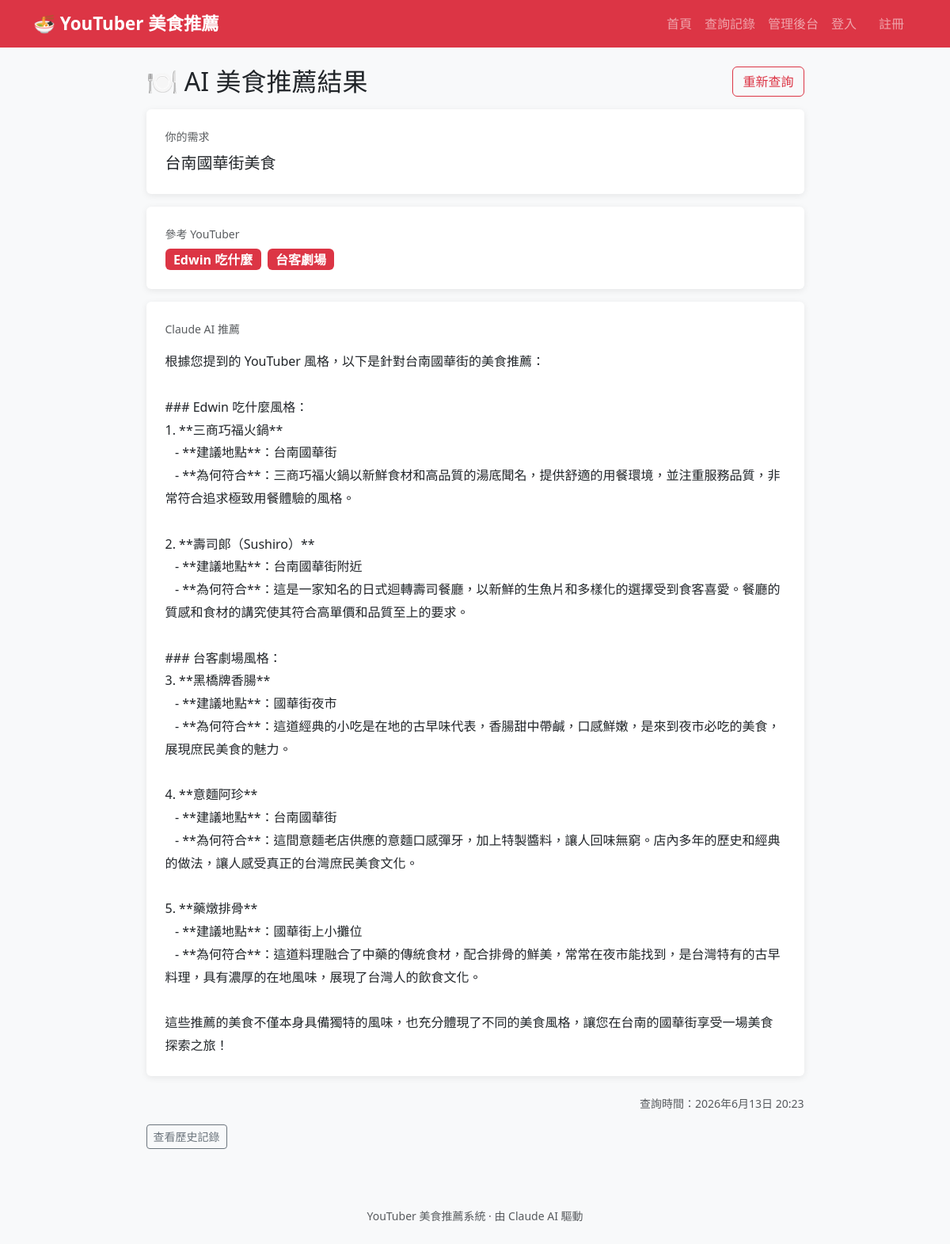
The app's page /result/1/ with its own data.
### recommender/models.py (models this page shows, shortened)
class FoodSuggestion(models.Model):
    user = models.ForeignKey(
        User, null=True, blank=True, on_delete=models.SET_NULL, related_name="suggestions"
    )
    session_key = models.CharField(max_length=40, blank=True)
    youtubers = models.ManyToManyField(YouTuber, related_name="suggestions")
    user_query = models.TextField()
    ai_response = models.TextField()
    created_at = models.DateTimeField(auto_now_add=True)
    class Meta:
        ordering = ["-created_at"]

class YouTuber(models.Model):
    name = models.CharField(max_length=100)
    channel_name = models.CharField(max_length=200)
    youtube_url = models.URLField(blank=True)
    description = models.TextField()
    style_keywords = models.CharField(max_length=300)
    class Meta:
        ordering = ["name"]

### recommender/views.py (the view)
# urls.py: path("result/<int:pk>/", views.ResultView.as_view(), name="result"),
class ResultView(TemplateView):
    template_name = "recommender/result.html"
    def get_context_data(self, **kwargs):
        ctx = super().get_context_data(**kwargs)
        ctx["suggestion"] = get_object_or_404(FoodSuggestion, pk=self.kwargs["pk"])
        return ctx

### recommender/templates/recommender/result.html (shortened to what this page needs)
{% extends "recommender/base.html" %}
{% block content %}
<div class="row justify-content-center">
  <div class="col-lg-9">
    <div class="d-flex justify-content-between align-items-center mb-3">
      <h2 class="mb-0">🍽️ AI 美食推薦結果</h2>
      <a href="{% url 'recommender:index' %}" class="btn btn-outline-danger">重新查詢</a>
    </div>
    <div class="card p-4 mb-3">
      <div class="mb-2 text-muted small">你的需求</div>
      <p class="mb-0 fs-5">{{ suggestion.user_query }}</p>
    </div>
    <div class="card p-4 mb-3">
      <div class="mb-2 text-muted small">參考 YouTuber</div>
      <div class="d-flex flex-wrap gap-2">
        {% for yt in suggestion.youtubers.all %}
        <span class="badge bg-danger fs-6">{{ yt.name }}</span>
        {% endfor %}
      </div>
    </div>
    <div class="card p-4 mb-4">
      <div class="mb-3 text-muted small">Claude AI 推薦</div>
      <div class="ai-response">{{ suggestion.ai_response }}</div>
    </div>
    <div class="text-muted small text-end">查詢時間：{{ suggestion.created_at }}</div>
    <div class="mt-3">
      <a href="{% url 'recommender:history' %}" class="btn btn-outline-secondary btn-sm">查看歷史記錄</a>
    </div>
  </div>
</div>
{% endblock %}

### recommender/templates/recommender/base.html (style rules this page uses)
body { background-color: #f8f9fa; }
.card { border: none; box-shadow: 0 2px 8px rgba(0,0,0,.08); }
.ai-response { white-space: pre-wrap; line-height: 1.8; }

### records on screen
FoodSuggestion: user_query "台南國華街美食", ai_response "根據您提到的 YouTuber 風格，以下是針對台南國華街的美食推薦： ### Edwin 吃什麼風格： 1. **三商巧福火鍋** - **建議地點**：台南國華街 - **為何符合**：三商巧福火鍋以新鮮食材和高品質的湯底聞名，提供舒適的用餐環境，並注重服務品質，非常符合追求極致用餐體驗的風格。 2. **壽司郎（Sushiro）** - **建議地點**：台南國華街附近 - **為何符合**：這是一家知名的日式迴轉壽司餐廳，以新鮮的生魚片和多樣化的選擇受到食客喜愛。餐廳的質感和食材的講究使其符合高單價和品質至上的要求。 ### 台客劇場風格： 3. **黑橋牌香腸** - **建議地點**：國華街夜市 - **為何符合**：這道經典的小吃是在地的古早味代表，香腸甜中帶鹹，口感鮮嫩，是來到夜市必吃的美食，展現庶民美食的魅力。 4. **意麵阿珍** - **建議地點**：台南國華街 - **為何符合**：這間意麵老店供應的意麵口感彈牙，加上特製醬料，讓人回味無窮。店內多年的歷史和經典的做法，讓人感受真正的台灣庶民美食文化。 5. **藥燉排骨** - **建議地點**：國華街上小攤位 - **為何符合**：這道料理融合了中藥的傳統食材，配合排骨的鮮美，常常在夜市能找到，是台灣特有的古早料理，具有濃厚的在地風味，展現了台灣人的飲食文化。 這些推薦的美食不僅本身具備獨特的風味，也充分體現了不同的美食風格，讓您在台南的國華街享受一場美食探索之旅！", created_at "2026年6月13日 20:23"
YouTuber: name "Edwin 吃什麼"
YouTuber: name "台客劇場"
